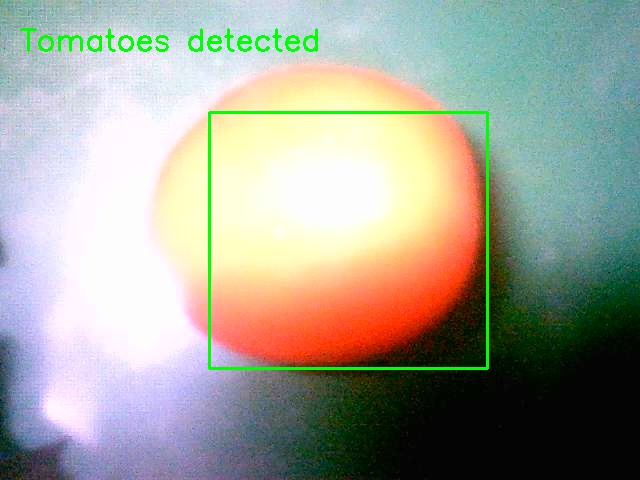
#> input picture kontol.jpg, 640 x 480 px, given in place of the camera
$ python main.py   (older library calls are emulated)
#> lines starting #> are read from the running program, lines starting #| are printed output that depends on the picture; after the words box and inside, x2 and y2 are one past the last pixel; in counts of white or black regions, pixels touching at a corner belong together
#> further down, frame is the input picture: shape (480, 640, 3); mean B, G, R 150.6, 162.6, 160.1
import cv2
import numpy as np
import serial


ARDUINO_ACK = 1
THRESHOLD = 50

def detect_tomatoes(frame):
    # Convert frame to HSV color space
    hsv = cv2.cvtColor(frame, cv2.COLOR_BGR2HSV)
#> hsv: shape (480, 640, 3); mean H, S, V 67.2, 79.3, 182.7
    is_tomat_exist = False
    # Define range of red color in HSV
    lower_red = np.array([0, 100, 100])
    upper_red = np.array([10, 255, 255])

    # Threshold the HSV image to get only red colors
    mask = cv2.inRange(hsv, lower_red, upper_red)
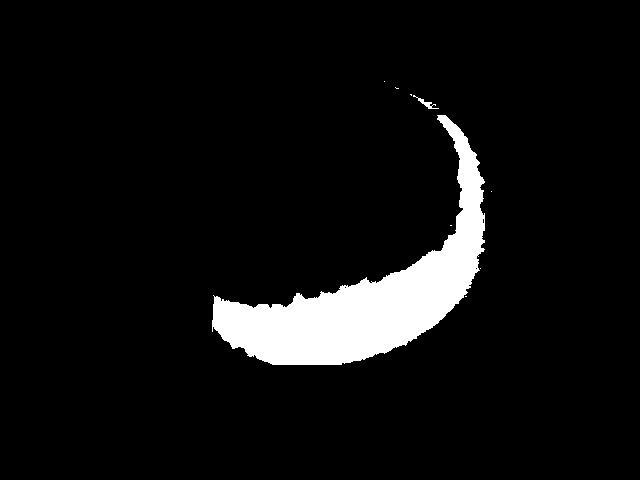
#> mask: shape (480, 640); 6.5% white; 9 white regions (7 under 20 px), largest, box (x1, y1, x2, y2) and area: (212, 115, 485, 365) 19854, (413, 95, 439, 109) 84

    # Apply morphological operations to remove noise
    mask = cv2.morphologyEx(mask, cv2.MORPH_OPEN, np.ones((5,5),np.uint8))
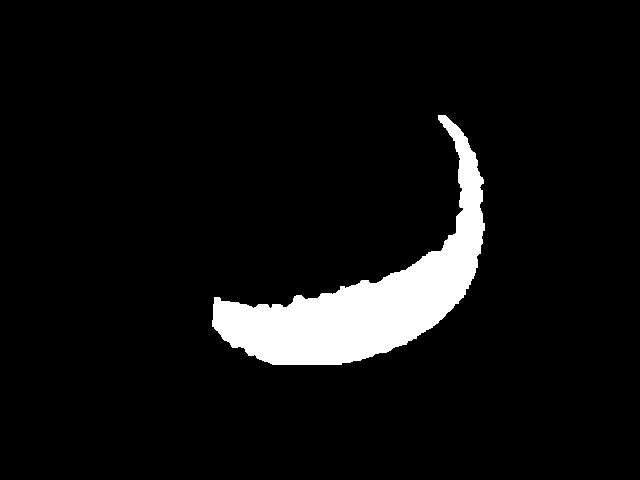
#> mask: shape (480, 640); 6.4% white; 1 white region, box (x1, y1, x2, y2) and area: (212, 115, 485, 365) 19694
    mask = cv2.morphologyEx(mask, cv2.MORPH_CLOSE, np.ones((20,20),np.uint8))
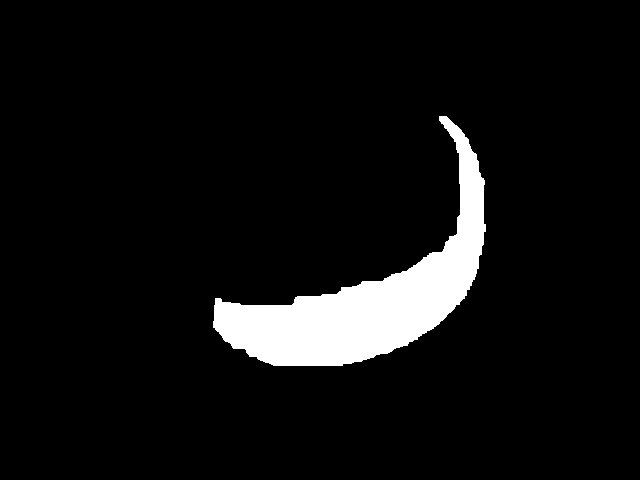
#> mask: shape (480, 640); 6.5% white; 1 white region

    # Find contours in the mask
    _, contours, _ = cv2.findContours(mask, cv2.RETR_EXTERNAL, cv2.CHAIN_APPROX_SIMPLE)
#> contours = 1 contour; box (x1, y1, x2, y2) and area: (213, 116, 486, 366) 19486
    coor = [640, 480]
    # Check if there are any contours
    if len(contours) == 0:
        cv2.putText(frame, 'No tomatoes detected', (20, 50), cv2.FONT_HERSHEY_SIMPLEX, 1, (0, 0, 255), 2)
    else:
        # Iterate through contours and draw bounding boxes around tomatoes
        for contour in contours:
            # Get the bounding box coordinates
            x, y, w, h = cv2.boundingRect(contour)
            coor = [x, y]

            # Draw the bounding box around the tomato
            if ((w > THRESHOLD) and (h > THRESHOLD)):
                cv2.rectangle(frame, (x, y), (x + w, y + h), (0, 255, 0), 2)
                is_tomat_exist = True
            else:
                cv2.rectangle(frame, (x, y), (x + w, y + h), (255, 0, 0), 2)
                is_tomat_exist = False
#> this loop made 1 pass
#> (x, y, w, h, is_tomat_exist) on pass 1: (213, 116, 273, 250, True)
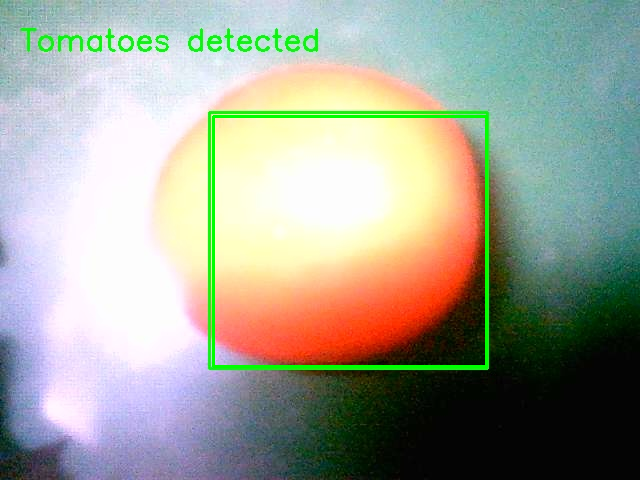
#> frame: shape (480, 640, 3); 1.02% of pixels changed, all inside (x1, y1, x2, y2) = (212, 115, 488, 368)

        if is_tomat_exist:
            cv2.putText(frame, 'Tomatoes detected', (20, 50), cv2.FONT_HERSHEY_SIMPLEX, 1, (0, 255, 0), 2)
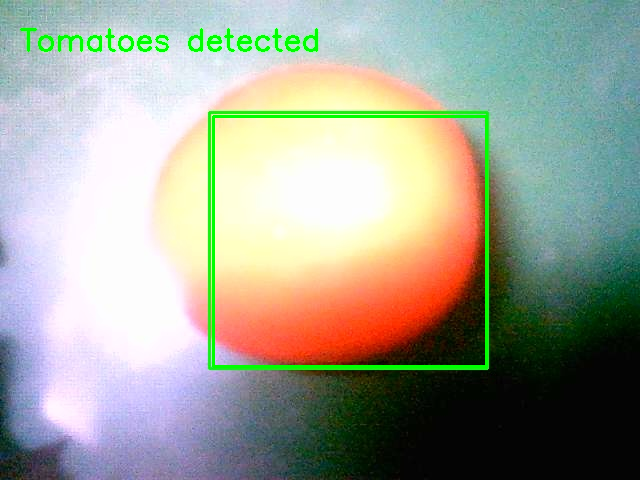
#> frame: shape (480, 640, 3); 0.69% of pixels changed, all inside (x1, y1, x2, y2) = (20, 28, 318, 52)
        else:
            cv2.putText(frame, 'No tomatoes detected', (20, 50), cv2.FONT_HERSHEY_SIMPLEX, 1, (0, 0, 255), 2)
    return frame, is_tomat_exist, coor

cap = cv2.VideoCapture(0)
width = int(cap.get(cv2.CAP_PROP_FRAME_WIDTH))
height = int(cap.get(cv2.CAP_PROP_FRAME_HEIGHT))
print("Camera resolution: {} x {}".format(width, height))

port = '/dev/ttyUSB1'
try:
    ser = serial.Serial(port, 115200)
    ser.reset_input_buffer()
except:
    print("Error cant connect to Arduino")

while True:
    # Read a frame from the camera
    ret, frame = cap.read()
    line = ser.readline().decode("ISO-8859-1").rstrip()
    is_tomat_exist = False
    if not ret:
        break

    # Detect tomatoes in the frame and draw bounding boxes
    frame_with_boxes, is_tomat_exist, coor = detect_tomatoes(frame)
#> is_tomat_exist = True; coor = [213, 116]
    line = ser.readline().decode("ISO-8859-1").rstrip()

    if (is_tomat_exist):
        ser.write(b"F\n")  # Send "F" to Arduino to indicate tomato found
        if ser.readline().decode("ISO-8859-1").rstrip() == 'P':  # Wait for Arduino to confirm it received "F"
            print(f"Start prediction")
            ser.write(b"1\n")  # Start prediction
            if ser.readline().decode("ISO-8859-1").rstrip() == "R":  # Wait for Arduino to confirm servo movement
                print("Servo has moved")
                ser.write(b"1\n")  # Send acknowledgment to Arduino


    # [20 lines of commented-out code are left out]
    cv2.imshow('Tomato Detection', frame_with_boxes)
    print(line)
    # Check for the 'q' key to exit the loop
    if cv2.waitKey(1) & 0xFF == ord('q'):
#> (key q is pressed here)
        break

# Release the video capture object and close all windows
cap.release()
cv2.destroyAllWindows()
ser.write(b"0\n")
